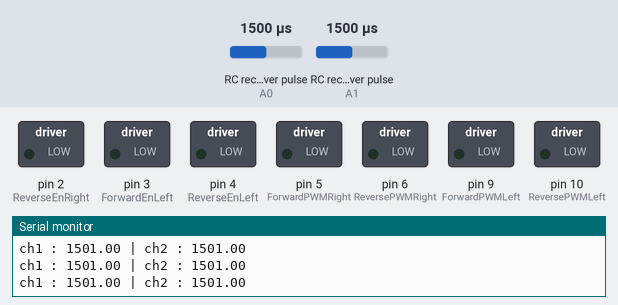
Recording of a sketch running on a simulated Arduino Uno, built with avr-gcc and run on an emulated ATmega328P. On the bench: switched loads named in the sketch (green lamp = pin HIGH), the last lines printed to the serial monitor. Wiring (inferred from the names in the program): 2 × RC receiver channel: data A0 / data A1. Inputs (shaded band) come from the test bench; at power-on: RC receiver pulse (sensors on A0, A1) 1500 µs. Pins used as bus, display or sensor lines are not drawn.

Above: at 1.2 s.
1.3 s: RC receiver pulse (sensor on A0) set to 1201 µs
2.8 s: RC receiver pulse (sensor on A0) set to 1174 µs
At 3.6 s:
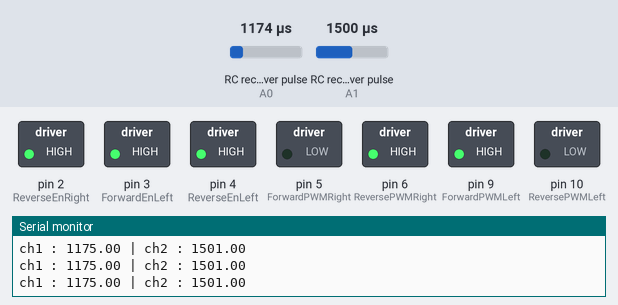
4.5 s: RC receiver pulse (sensor on A0) set to 1980 µs
At 5.4 s:
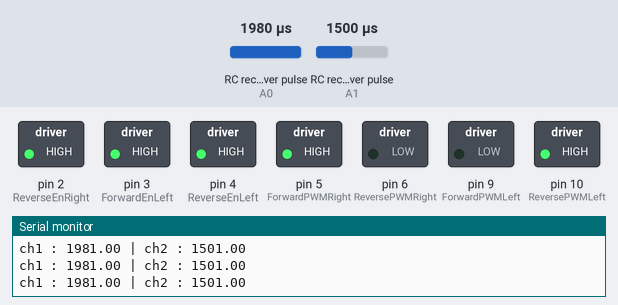
6.1 s: RC receiver pulse (sensor on A0) set to 1933 µs
7.6 s: RC receiver pulse (sensor on A0) set to 1907 µs
At 8.5 s:
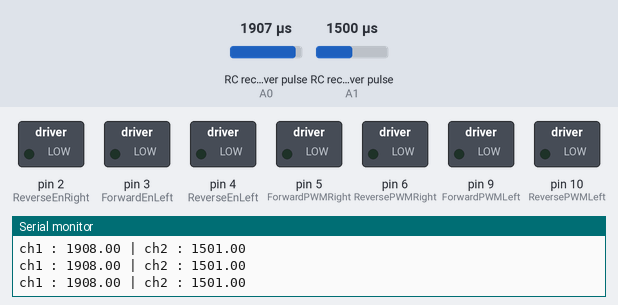
10.6 s: RC receiver pulse (sensor on A1) set to 1103 µs
13.6 s: RC receiver pulse (sensor on A1) set to 1077 µs
At 14.3 s:
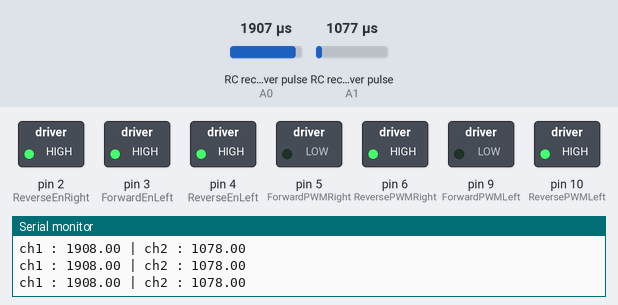
Timing chart, 0 to 16.3 s (numbered marks = the images above; inputs shaded):
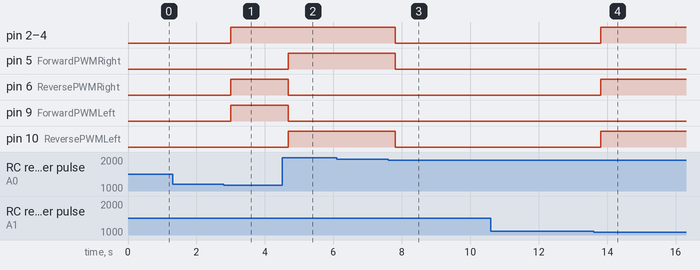

Measured:
- the behaviour switches between 1190 and 1189 µs on RC receiver pulse (sensor on A0) (found by bisection; images 0 and 1)
- the behaviour switches between 1922 and 1921 µs on RC receiver pulse (sensor on A0) (found by bisection; images 2 and 3)
- the behaviour switches between 1090 and 1089 µs on RC receiver pulse (sensor on A1) (found by bisection; images 3 and 4)
- after the input at 2.8 s, pin 2 (ReverseEnRight), pin 3 (ForwardEnLeft), pin 4 (ReverseEnLeft), pin 6 (ReversePWMRight), pin 9 (ForwardPWMLeft): LOW → HIGH after 0.20 s
- after the input at 4.5 s, pin 5 (ForwardPWMRight), pin 10 (ReversePWMLeft): LOW → HIGH after 0.18 s; pin 6 (ReversePWMRight), pin 9 (ForwardPWMLeft): HIGH → LOW after 0.18 s
- after the input at 7.6 s, pin 2 (ReverseEnRight), pin 3 (ForwardEnLeft), pin 4 (ReverseEnLeft), pin 5 (ForwardPWMRight), pin 10 (ReversePWMLeft): HIGH → LOW after 0.20 s
- after the input at 13.6 s, pin 2 (ReverseEnRight), pin 3 (ForwardEnLeft), pin 4 (ReverseEnLeft), pin 6 (ReversePWMRight), pin 10 (ReversePWMLeft): LOW → HIGH after 0.20 s

The sketch:

Robot_Putih.ino
```cpp
// Remote
#define ch1 A0
#define ch2 A1

double ch1_val, ch2_val;
double ch1_nilai, ch2_nilai;

int ForwardEnLeft = 3;//L EN LEFT MOTOR
int ReverseEnLeft = 4;//R EN LEFT MOTOR
int ForwardEnRight = 1;//L EN RIGHT MOTOR
int ReverseEnRight = 2;//R EN RIGHT MOTOR

int ForwardPWMLeft = 9;//LPWM LEFT MOTOR
int ReversePWMLeft = 10;//RPWM LEFT MOTOR
int ForwardPWMRight = 5;//L PWM RIGHT MOTOR
int ReversePWMRight = 6;//RPWM RIGHT MOTOR

void setup() {
  // put your setup code here, to run once:

  Serial.begin (9600);

  pinMode (ch1, INPUT);
  pinMode (ch2, INPUT);

  pinMode(ForwardEnLeft, OUTPUT);
  pinMode(ReverseEnLeft, OUTPUT);
  pinMode(ForwardEnRight, OUTPUT);
  pinMode(ReverseEnRight, OUTPUT);

  pinMode(ForwardPWMLeft, OUTPUT);
  pinMode(ReversePWMLeft, OUTPUT);
  pinMode(ForwardPWMRight, OUTPUT);
  pinMode(ReversePWMRight, OUTPUT);

}

void loop() {
  // put your main code here, to run repeatedly:

  ch1_val = pulseIn (ch1, HIGH);
  ch2_val = pulseIn (ch2, HIGH);

  Serial.print ("ch1 : ");
  Serial.print (ch1_val);
  Serial.print (" | ch2 : ");
  Serial.println (ch2_val);
  delay (100);

  if (ch1_val >= 1000 && ch1_val <= 1190) {
    Kanan ();
  }
  else if (ch1_val >= 1923 && ch1_val <= 2025) {
    Kiri ();
  }
  else if (ch2_val >= 999 && ch2_val <= 1090) {
    Mundur ();
  }
  else if (ch2_val >= 1870 && ch2_val <= 2005) {
    Maju ();
  }
  else {
    Stop ();
  }

}

void Maju () {
  analogWrite (ForwardEnLeft, 255);
  analogWrite (ReverseEnLeft, 255);
  digitalWrite (ForwardPWMLeft, HIGH);
  digitalWrite (ReversePWMLeft, LOW);

  analogWrite (ForwardEnRight, 255);
  analogWrite (ReverseEnRight, 255);
  digitalWrite (ForwardPWMRight, HIGH);
  digitalWrite (ReversePWMRight, LOW);
}

void Mundur () {
  analogWrite (ForwardEnLeft, 255);
  analogWrite (ReverseEnLeft, 255);
  digitalWrite (ForwardPWMLeft, LOW);
  digitalWrite (ReversePWMLeft, HIGH);

  analogWrite (ForwardEnRight, 255);
  analogWrite (ReverseEnRight, 255);
  digitalWrite (ForwardPWMRight, LOW);
  digitalWrite (ReversePWMRight, HIGH);
}

void Kanan () {
  analogWrite (ForwardEnLeft, 255);
  analogWrite (ReverseEnLeft, 255);
  digitalWrite (ForwardPWMLeft, HIGH);
  digitalWrite (ReversePWMLeft, LOW);

  analogWrite (ForwardEnRight, 255);
  analogWrite (ReverseEnRight, 255);
  digitalWrite (ForwardPWMRight, LOW);
  digitalWrite (ReversePWMRight, HIGH);
}

void Kiri () {
  analogWrite (ForwardEnLeft, 255);
  analogWrite (ReverseEnLeft, 255);
  digitalWrite (ForwardPWMLeft, LOW);
  digitalWrite (ReversePWMLeft, HIGH);

  analogWrite (ForwardEnRight, 255);
  analogWrite (ReverseEnRight, 255);
  digitalWrite (ForwardPWMRight, HIGH);
  digitalWrite (ReversePWMRight, LOW);
}

void Stop () {
  analogWrite (ForwardEnLeft, 0);
  analogWrite (ReverseEnLeft, 0);
  digitalWrite (ForwardPWMLeft, LOW);
  digitalWrite (ReversePWMLeft, LOW);

  analogWrite (ForwardEnRight, 0);
  analogWrite (ReverseEnRight, 0);
  digitalWrite (ForwardPWMRight, LOW);
  digitalWrite (ReversePWMRight, LOW);
}
```
